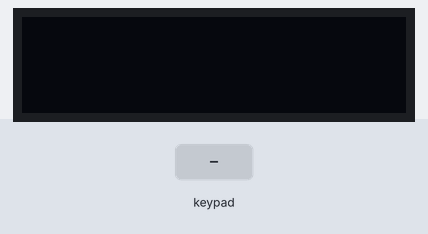
A sketch run on a simulated Arduino Uno, built with avr-gcc and run on an emulated ATmega328P. Shown: 128×32 one-colour display. The test bench sets the inputs (shaded band). What the sketch prints to the serial monitor is not drawn.

Above: at 1.2 s.
1.3 s: keypad keys 7 + 5 = pressed 0.4 s apart
At 1.46 s:
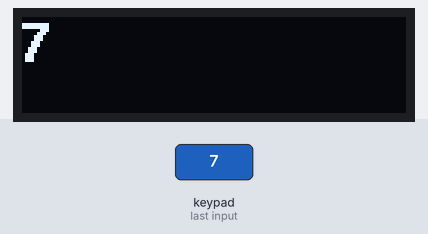
4.4 s: key '*' pressed
At 4.54 s:
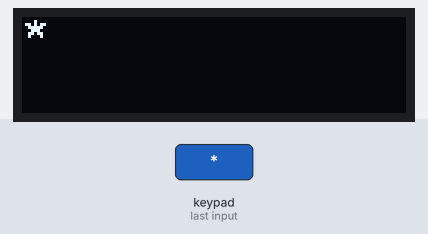
6.1 s: key '/' pressed
At 6.25 s:
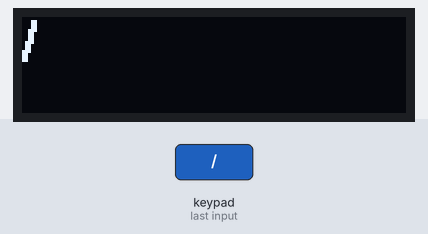
7.8 s: keypad keys 9 8 7 6 pressed 0.4 s apart
At 7.96 s:
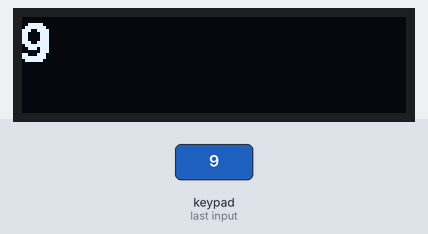
Timing chart, 0 to 10.8 s (numbered marks = the images above; inputs shaded):
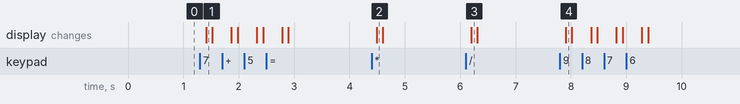

The sketch:

master_funciona_envia_datos_3a.ino
```cpp
//master

// SE INCLUYE LIBRERÍAS DE LCD
#include <Wire.h>

#include <Arduino.h>
#include <SPI.h>
#include <U8g2lib.h>
//#define logo2_width 30
//#define logo2_height 27
//I2C SSD1306 128x32 (search U8g2 examples for other display)
U8G2_SSD1306_128X32_UNIVISION_F_HW_I2C u8g2(U8G2_R0, U8X8_PIN_NONE);
int dato=0;


#include <SoftwareSerial.h>
SoftwareSerial ArduinoSlave(10,11); //RX, TX arduino

//SE INCLUYE LIBRERÍA DE TECLADO
#include <Keypad.h>
const byte ROWS = 4;// Filas
const byte COLS = 4;//Columnas
char keya;
//SE DECLARA ARRAY CON SIMBOLOS CORRESPONDIENTES
char keys[ROWS][COLS] = {//Simbolos
  {'1','2','3','+'},
  {'4','5','6','-'},
  {'7','8','9','*'},
  {'=','0','.','/'}
};
// SE DECLARA PINES DIGITALES A UTILIZAR
byte rowPins[ROWS] = {9, 8, 7, 6};
byte colPins[COLS] = {5, 4, 3, 2};
//SE CREA Y CONFIGURA OBJETO KEYPAD
Keypad keypad = Keypad( makeKeymap(keys), rowPins, colPins, ROWS, COLS );

String answer;
String msg;
//String keya;


void setup(){
  u8g2.begin();
  Serial.begin(9600);
  Serial.println("ENTER Commands:");
  ArduinoSlave.begin(9600);
}
void loop(){

  //read command from keypad

readkeypad();
oled();

  //Read command from monitor
  readSerialPort();
  //Read answer from slave
   while (ArduinoSlave.available()) {
   delay(10);
   if (ArduinoSlave.available() >0) {
     char c = ArduinoSlave.read();  //gets one byte from serial buffer
     answer += c; //makes the string readString
   }
 }
  //Send data to slave
  if(msg!=""){
    Serial.print("Master sent : ");
    Serial.println(msg);
    ArduinoSlave.print(msg);
    msg="";
  }
  //Send answer to monitor
  if(answer!=""){
    Serial.print("Slave recieved : ");
    Serial.println(answer);
    answer="";
  }
}
void readSerialPort(){
 while (Serial.available()) {
   delay(10);
   if (Serial.available() >0) {
     char c = Serial.read();  //gets one byte from serial buffer
     msg += c; //makes the string readString
   }
 }
 Serial.flush();
}

/*void sendkeya(){

keya +=c;
  ArduinoSlave.print(keya);
    keya="";
}
*/

void readkeypad(){

   // SE OBTIENE EL VALOR DE LA TECLA OPRIMIDA
  char key = keypad.getKey();
  keya=key;
  if (key != NO_KEY){//SI ES DIFERENTE DE NULO
    //IMPIRME EN MONITOR SERIE Y EN LCD EL VALOR DE LA TECLA
    Serial.println(key);
    ArduinoSlave.print(key);
    key="";
  }
}
void oled(){


  u8g2.firstPage();
  do {


   u8g2.setFont(u8g2_font_helvB14_tr); // size ncenB08


    u8g2.setCursor(0, 15);
    u8g2.print(keya);


} while ( u8g2.nextPage() );
  delay(100);


  }
```

Measured:
- after the input at 1.3 s, the display: changes after 0.11 s (image 1)
- after the input at 4.4 s, the display: changes after 0.09 s (image 2)
- after the input at 6.1 s, the display: changes after 0.10 s (image 3)
- after the input at 7.8 s, the display: changes after 0.10 s (image 4)
